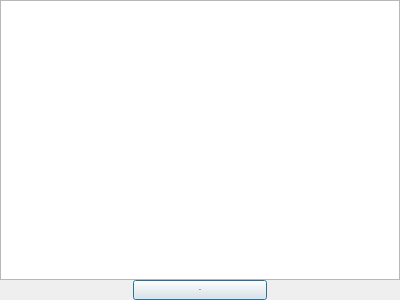
<?xml version="1.0" encoding="UTF-8"?>
<ui version="4.0">
 <class>ShowEligibleFilesPopup</class>
 <widget class="QWidget" name="ShowEligibleFilesPopup">
  <property name="geometry">
   <rect>
    <x>0</x>
    <y>0</y>
    <width>400</width>
    <height>300</height>
   </rect>
  </property>
  <property name="windowTitle">
   <string>Form</string>
  </property>
  <layout class="QVBoxLayout" name="verticalLayout" stretch="3,0">
   <property name="spacing">
    <number>0</number>
   </property>
   <property name="margin">
    <number>0</number>
   </property>
   <item>
    <widget class="QListWidget" name="listWidget"/>
   </item>
   <item>
    <layout class="QHBoxLayout" name="horizontalLayout">
     <item>
      <spacer name="horizontalSpacer_2">
       <property name="orientation">
        <enum>Qt::Horizontal</enum>
       </property>
       <property name="sizeHint" stdset="0">
        <size>
         <width>40</width>
         <height>20</height>
        </size>
       </property>
      </spacer>
     </item>
     <item>
      <widget class="Origin::UIToolkit::OriginPushButton" name="btnOk">
       <property name="enabled">
        <bool>true</bool>
       </property>
       <property name="sizePolicy">
        <sizepolicy hsizetype="Expanding" vsizetype="Preferred">
         <horstretch>0</horstretch>
         <verstretch>0</verstretch>
        </sizepolicy>
       </property>
       <property name="font">
        <font>
         <family>Arial</family>
         <pointsize>-1</pointsize>
         <weight>75</weight>
         <bold>true</bold>
        </font>
       </property>
       <property name="text">
        <string>OK</string>
       </property>
       <property name="autoDefault">
        <bool>true</bool>
       </property>
       <property name="default">
        <bool>true</bool>
       </property>
      </widget>
     </item>
     <item>
      <spacer name="horizontalSpacer">
       <property name="orientation">
        <enum>Qt::Horizontal</enum>
       </property>
       <property name="sizeHint" stdset="0">
        <size>
         <width>40</width>
         <height>20</height>
        </size>
       </property>
      </spacer>
     </item>
    </layout>
   </item>
  </layout>
 </widget>
 <customwidgets>
  <customwidget>
   <class>Origin::UIToolkit::OriginPushButton</class>
   <extends>QPushButton</extends>
   <header>Qt/originpushbutton.h</header>
  </customwidget>
 </customwidgets>
 <resources/>
 <connections/>
</ui>
